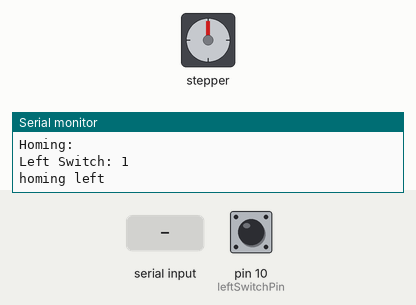
Bench run of a sketch on a simulated Arduino Uno, built with avr-gcc and run on an emulated ATmega328P. On the bench: stepper motor, the last lines printed to the serial monitor. Wiring (inferred from the names in the program): stepper motor driver (200 steps per turn assumed): step pin 3; direction pin 2. Inputs (shaded band) come from the test bench; at power-on: pin 10 (leftSwitchPin) HIGH.

Above: at 1.2 s.
1.3 s: "90,45\n" received over Serial
At 2.0 s:
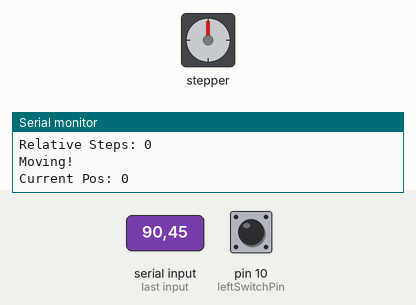
2.8 s: "5\n" received over Serial
At 3.9 s:
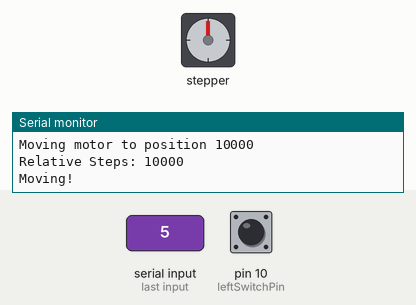
5.8 s: "30,150\n" received over Serial
11.8 s: "5\n" received over Serial
17.8 s: "90\n" received over Serial
Timing chart, 0 to 28.7 s (numbered marks = the images above; inputs shaded):
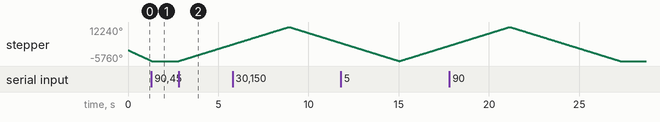

The sketch:

accelstepper.ino
```cpp
// Homes motor to the left until switch. Able to type 1-10 in serial monitor and moves the motor to that specific plant position.

// Defines pins
#define stepPin 3
#define dirPin 2
#define leftSwitchPin 10
#define rightSwitchPin 11

// Define states for the state machine
enum State {
  HOMING,
  MOVING_TO_POSITION,
  IDLE
};

State currentState = HOMING;
int targetSteps = 0;
int currentPos = 0;

bool motorMoving = false;

// Map input positions (1-10) to target steps
const int positionMap[] = {2000, 4000, 6000, 8000, 10000, 12000, 14000, 16000, 18000, 20000}; // 1-10 step positions     TUNE THESE

void setup() {
  // Sets the pins as outputs or inputs
  pinMode(stepPin, OUTPUT);
  pinMode(dirPin, OUTPUT);
  pinMode(leftSwitchPin, INPUT_PULLUP);
  pinMode(rightSwitchPin, INPUT_PULLUP);

  // Start serial communication
  Serial.begin(9600);
}

void loop() {
  switch (currentState) {
    case HOMING:
      Serial.println("Homing: ");
      homingState();
      break;
    case MOVING_TO_POSITION:
      Serial.println("Moving!");
      if (targetSteps >= 0) {
        moveRight(targetSteps);
      } else {
        moveLeft(targetSteps);
      }
      break;
    case IDLE:
      // Motor is idle
      // Serial.println("Idle: ");
      serialEvent();
      break;
  }
}

void homingState() {
  // Check the state of the left limit switch
  bool leftSwitchState = digitalRead(leftSwitchPin);

  // Print the state of the left limit switch to the serial monitor
  Serial.print("Left Switch: ");
  Serial.println(leftSwitchState);

  // If the left limit switch is not triggered, rotate the motor clockwise
  if (leftSwitchState) {
      Serial.println("homing left");
      for (int x = 0; x < 200; x++) {
        digitalWrite(stepPin, HIGH);
        delayMicroseconds(200);
        digitalWrite(stepPin, LOW);
        delayMicroseconds(200);
      }

  } else {
    // If the left limit switch is triggered, stop the motor
    stopMotor();
    // Move to the next state
    currentState = IDLE;
  }
}

void moveLeft(int steps) {
  // Rotate the motor to the left
  digitalWrite(dirPin, LOW);

  // Rotate the motor for the specified number of steps
  for (int x = 0; x < abs(steps); x++) {
    digitalWrite(stepPin, HIGH);
    delayMicroseconds(300);
    digitalWrite(stepPin, LOW);
    delayMicroseconds(300);
  }

  // Motor has reached the target position, stop the motor
  stopMotor();
  // Move to the IDLE state
  Serial.print("Current Pos: ");
  Serial.println(currentPos);
  currentState = IDLE;
}

void moveRight(int steps) {
  // Rotate the motor to the right
  digitalWrite(dirPin, HIGH);

  // Rotate the motor for the specified number of steps
  for (int x = 0; x < abs(steps); x++) {
    digitalWrite(stepPin, HIGH);
    delayMicroseconds(300);
    digitalWrite(stepPin, LOW);
    delayMicroseconds(300);
  }

  // Motor has reached the target position, stop the motor
  stopMotor();
  // Move to the IDLE state
  Serial.print("Current Pos: ");
  Serial.println(currentPos);
  currentState = IDLE;
}

void stopMotor() {
  // Stop the motor by setting both step and direction pins low
  digitalWrite(stepPin, LOW);
  digitalWrite(dirPin, LOW);
}

void serialEvent() {
  // Check if serial data is available
  while (Serial.available()) {
    // Read the command from the serial monitor
    int position = Serial.parseInt();

    // Ignore any remaining characters in the serial buffer, including newline
    while (Serial.available() > 0) {
      Serial.read();
    }

    // Map the input position to target steps
    if (position >= 1 && position <= 10) {
      targetSteps = positionMap[position - 1];
    } else {
      Serial.println("Invalid position input.");
      targetSteps = 0; // Reset targetSteps if input is invalid
    }

    // Print feedback to the serial monitor
    Serial.print("Moving motor to position ");
    Serial.println(targetSteps);

    // Move to the MOVING_TO_POSITION state
    currentState = MOVING_TO_POSITION;

    targetSteps = targetSteps - currentPos;

    currentPos = currentPos + targetSteps; // Update current position

    Serial.print("Relative Steps: ");
    Serial.println(targetSteps);
  }
}
```

Measured:
- after the input at 2.8 s, stepper: keeps turning clockwise at about 2956°/s, starting at once
